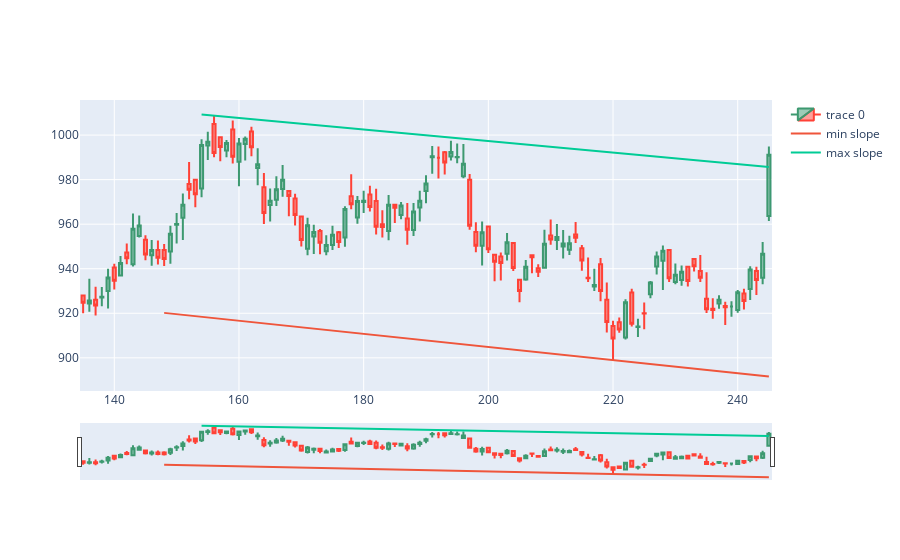

The cell this chart's notebook holds for it:
### Markdown cell above
# Fitting intercepts to meet highest or lowest candle point in time slice

### Code cell
dfpl = df[candleid-wind-backcandles:candleid+backcandles]
import plotly.graph_objects as go
from datetime import datetime

fig = go.Figure(data=[go.Candlestick(x=dfpl.index,
                open=dfpl['Open'],
                high=dfpl['High'],
                low=dfpl['Low'],
                close=dfpl['Close'])])

#-------------------------------------------------------------------------
# Fitting intercepts to meet Highest or Lowest candle point in time slice
adjintercmin = df.Low.loc[candleid-backcandles:candleid].min() - slmin*df.Low.iloc[candleid-backcandles:candleid].idxmin()
adjintercmax = df.High.loc[candleid-backcandles:candleid].max() - slmax*df.High.iloc[candleid-backcandles:candleid].idxmax()
fig.add_trace(go.Scatter(x=xxmin, y=slmin*xxmin + adjintercmin, mode='lines', name='min slope'))
fig.add_trace(go.Scatter(x=xxmax, y=slmax*xxmax + adjintercmax, mode='lines', name='max slope'))
fig.show()
